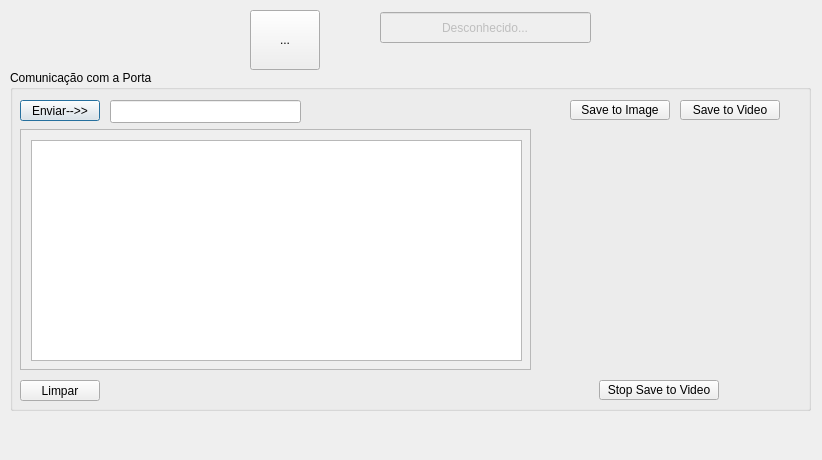
<?xml version="1.0" encoding="UTF-8"?>
<ui version="4.0">
 <class>MSerialPort</class>
 <widget class="QDialog" name="MSerialPort">
  <property name="geometry">
   <rect>
    <x>0</x>
    <y>0</y>
    <width>822</width>
    <height>460</height>
   </rect>
  </property>
  <property name="windowTitle">
   <string>Dialog</string>
  </property>
  <widget class="QGroupBox" name="gBoxContent">
   <property name="geometry">
    <rect>
     <x>10</x>
     <y>70</y>
     <width>801</width>
     <height>341</height>
    </rect>
   </property>
   <property name="title">
    <string>Comunicação com a Porta</string>
   </property>
   <widget class="QPushButton" name="pbSendCommand">
    <property name="geometry">
     <rect>
      <x>10</x>
      <y>30</y>
      <width>80</width>
      <height>21</height>
     </rect>
    </property>
    <property name="text">
     <string>Enviar--&gt;&gt;</string>
    </property>
   </widget>
   <widget class="QLineEdit" name="leCommand">
    <property name="geometry">
     <rect>
      <x>100</x>
      <y>30</y>
      <width>191</width>
      <height>23</height>
     </rect>
    </property>
   </widget>
   <widget class="QPushButton" name="pBCommandClean">
    <property name="geometry">
     <rect>
      <x>10</x>
      <y>310</y>
      <width>80</width>
      <height>21</height>
     </rect>
    </property>
    <property name="text">
     <string>Limpar</string>
    </property>
   </widget>
   <widget class="QScrollArea" name="slAreaQlineEdit">
    <property name="geometry">
     <rect>
      <x>10</x>
      <y>59</y>
      <width>511</width>
      <height>241</height>
     </rect>
    </property>
    <property name="widgetResizable">
     <bool>true</bool>
    </property>
    <widget class="QWidget" name="scrollAreaWidgetContents">
     <property name="geometry">
      <rect>
       <x>0</x>
       <y>0</y>
       <width>509</width>
       <height>239</height>
      </rect>
     </property>
     <widget class="QPlainTextEdit" name="pTEditCommand">
      <property name="geometry">
       <rect>
        <x>10</x>
        <y>10</y>
        <width>491</width>
        <height>221</height>
       </rect>
      </property>
      <property name="font">
       <font>
        <pointsize>9</pointsize>
       </font>
      </property>
     </widget>
    </widget>
   </widget>
   <widget class="QLabel" name="qlabelPic">
    <property name="geometry">
     <rect>
      <x>530</x>
      <y>60</y>
      <width>261</width>
      <height>241</height>
     </rect>
    </property>
    <property name="text">
     <string/>
    </property>
   </widget>
   <widget class="QPushButton" name="pbGetPic">
    <property name="geometry">
     <rect>
      <x>560</x>
      <y>30</y>
      <width>100</width>
      <height>20</height>
     </rect>
    </property>
    <property name="text">
     <string>Save to Image</string>
    </property>
   </widget>
   <widget class="QPushButton" name="pbSaveToVideo">
    <property name="geometry">
     <rect>
      <x>670</x>
      <y>30</y>
      <width>100</width>
      <height>20</height>
     </rect>
    </property>
    <property name="text">
     <string>Save to Video</string>
    </property>
   </widget>
   <widget class="QPushButton" name="pbStopSaveToVideo">
    <property name="geometry">
     <rect>
      <x>589</x>
      <y>310</y>
      <width>120</width>
      <height>20</height>
     </rect>
    </property>
    <property name="text">
     <string>Stop Save to Video</string>
    </property>
   </widget>
  </widget>
  <widget class="QToolButton" name="tBOpenPort">
   <property name="geometry">
    <rect>
     <x>250</x>
     <y>10</y>
     <width>70</width>
     <height>60</height>
    </rect>
   </property>
   <property name="text">
    <string>...</string>
   </property>
   <property name="icon">
    <iconset>
     <normaloff>../Images/vspc-icon-256-3061434391.png</normaloff>../Images/vspc-icon-256-3061434391.png</iconset>
   </property>
   <property name="iconSize">
    <size>
     <width>60</width>
     <height>60</height>
    </size>
   </property>
  </widget>
  <widget class="QLineEdit" name="lineEditStatus">
   <property name="enabled">
    <bool>false</bool>
   </property>
   <property name="geometry">
    <rect>
     <x>380</x>
     <y>12</y>
     <width>211</width>
     <height>31</height>
    </rect>
   </property>
   <property name="text">
    <string>Desconhecido...</string>
   </property>
   <property name="alignment">
    <set>Qt::AlignCenter</set>
   </property>
   <property name="readOnly">
    <bool>true</bool>
   </property>
  </widget>
 </widget>
 <resources/>
 <connections>
  <connection>
   <sender>pbSendCommand</sender>
   <signal>clicked()</signal>
   <receiver>MSerialPort</receiver>
   <slot>sendCommand()</slot>
   <hints>
    <hint type="sourcelabel">
     <x>59</x>
     <y>110</y>
    </hint>
    <hint type="destinationlabel">
     <x>334</x>
     <y>229</y>
    </hint>
   </hints>
  </connection>
  <connection>
   <sender>tBOpenPort</sender>
   <signal>clicked()</signal>
   <receiver>MSerialPort</receiver>
   <slot>runConnect()</slot>
   <hints>
    <hint type="sourcelabel">
     <x>284</x>
     <y>39</y>
    </hint>
    <hint type="destinationlabel">
     <x>334</x>
     <y>229</y>
    </hint>
   </hints>
  </connection>
  <connection>
   <sender>pBCommandClean</sender>
   <signal>clicked()</signal>
   <receiver>MSerialPort</receiver>
   <slot>runCleanArea()</slot>
   <hints>
    <hint type="sourcelabel">
     <x>59</x>
     <y>390</y>
    </hint>
    <hint type="destinationlabel">
     <x>410</x>
     <y>229</y>
    </hint>
   </hints>
  </connection>
  <connection>
   <sender>pbGetPic</sender>
   <signal>clicked()</signal>
   <receiver>MSerialPort</receiver>
   <slot>saveToImage()</slot>
   <hints>
    <hint type="sourcelabel">
     <x>629</x>
     <y>110</y>
    </hint>
    <hint type="destinationlabel">
     <x>410</x>
     <y>229</y>
    </hint>
   </hints>
  </connection>
  <connection>
   <sender>pbSaveToVideo</sender>
   <signal>clicked()</signal>
   <receiver>MSerialPort</receiver>
   <slot>saveToVideo()</slot>
   <hints>
    <hint type="sourcelabel">
     <x>729</x>
     <y>109</y>
    </hint>
    <hint type="destinationlabel">
     <x>410</x>
     <y>229</y>
    </hint>
   </hints>
  </connection>
  <connection>
   <sender>pbStopSaveToVideo</sender>
   <signal>clicked()</signal>
   <receiver>MSerialPort</receiver>
   <slot>stopSaveToVideo()</slot>
   <hints>
    <hint type="sourcelabel">
     <x>658</x>
     <y>389</y>
    </hint>
    <hint type="destinationlabel">
     <x>410</x>
     <y>229</y>
    </hint>
   </hints>
  </connection>
 </connections>
 <slots>
  <slot>sendCommand()</slot>
  <slot>runConnect()</slot>
  <slot>runCleanArea()</slot>
  <slot>saveToImage()</slot>
  <slot>saveToVideo()</slot>
  <slot>stopSaveToVideo()</slot>
 </slots>
</ui>
